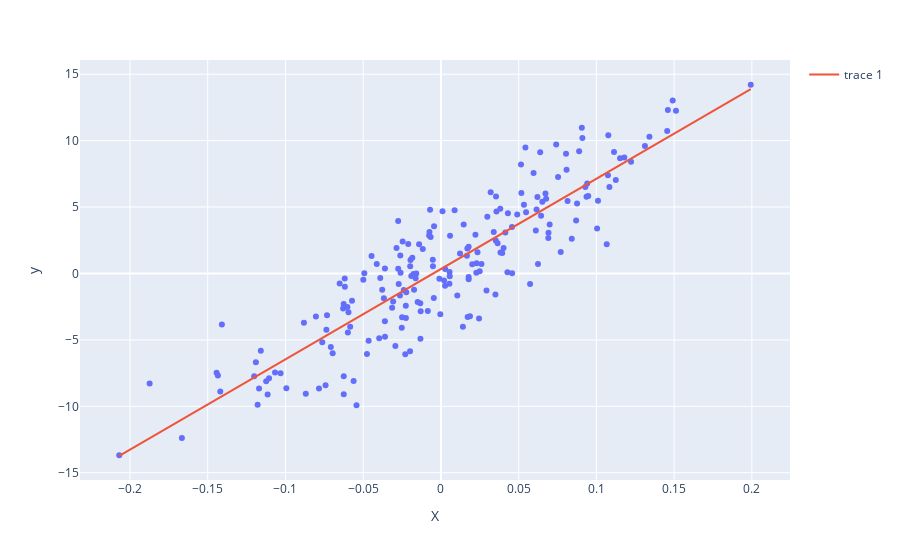

Notebook code cell kept with this figure:
### Code cell
fig = px.scatter(df, x='X', y='y')
fig.add_scatter(x=df['X'], y=y_pred_lr, mode='lines')
fig.show()

### Figure 1 — Plotly figure (JSON) as saved in the notebook; plotly's stock layout.template omitted (floating-point values rounded to 4 significant figures; data arrays with more than 128 entries replaced by an {"elided": "..."} marker saying what was removed)
{"data": [{"hovertemplate": "X=%{x}<br>y=%{y}<extra></extra>", "legendgroup": "", "marker": {"color": "#636efa", "symbol": "circle"}, "mode": "markers", "name": "", "orientation": "v", "showlegend": false, "type": "scatter", "x": {"elided": "200 float values"}, "xaxis": "x", "y": {"elided": "200 float values"}, "yaxis": "y"}, {"mode": "lines", "type": "scatter", "x": {"elided": "200 float values"}, "y": {"elided": "200 float values"}}], "layout": {"legend": {"tracegroupgap": 0}, "margin": {"t": 60}, "xaxis": {"anchor": "y", "domain": [0, 1], "title": {"text": "X"}}, "yaxis": {"anchor": "x", "domain": [0, 1], "title": {"text": "y"}}}}
